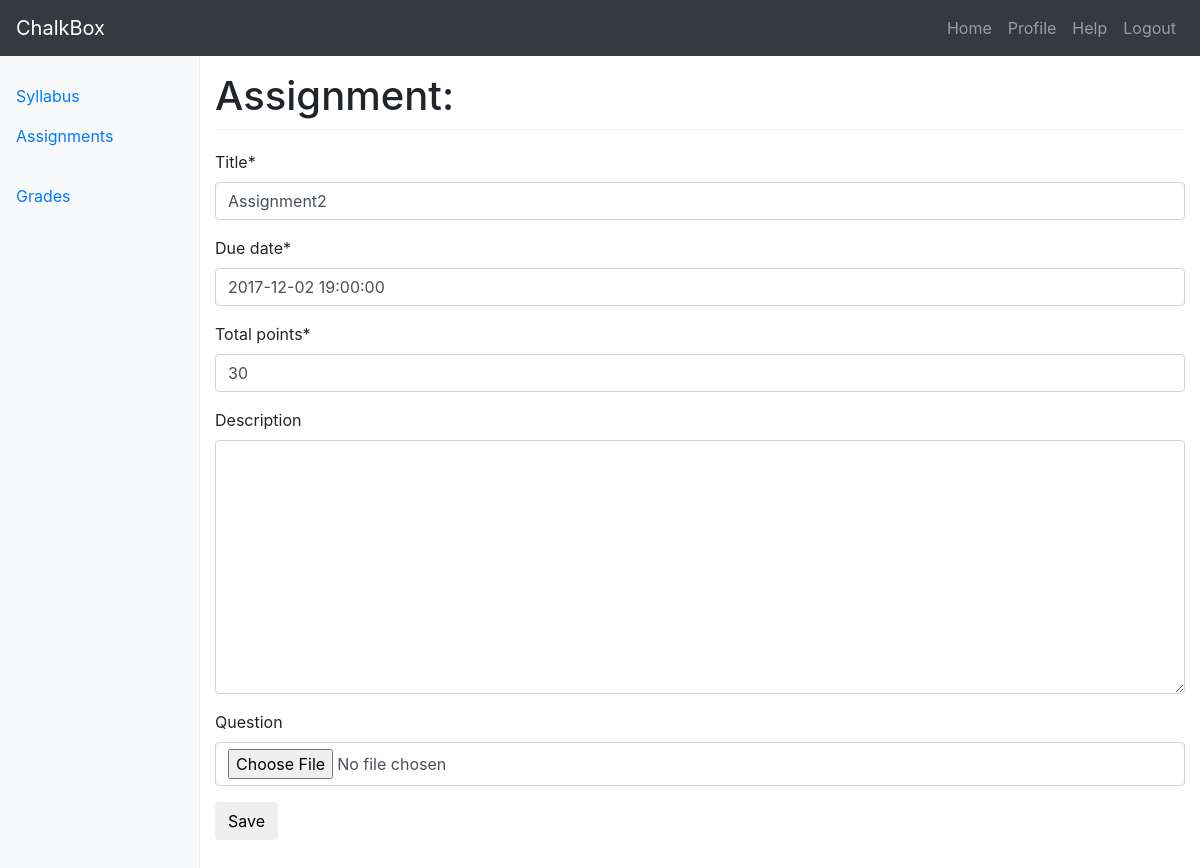
Page /courses/2/assignments/2/edit/ on the earlier database version.
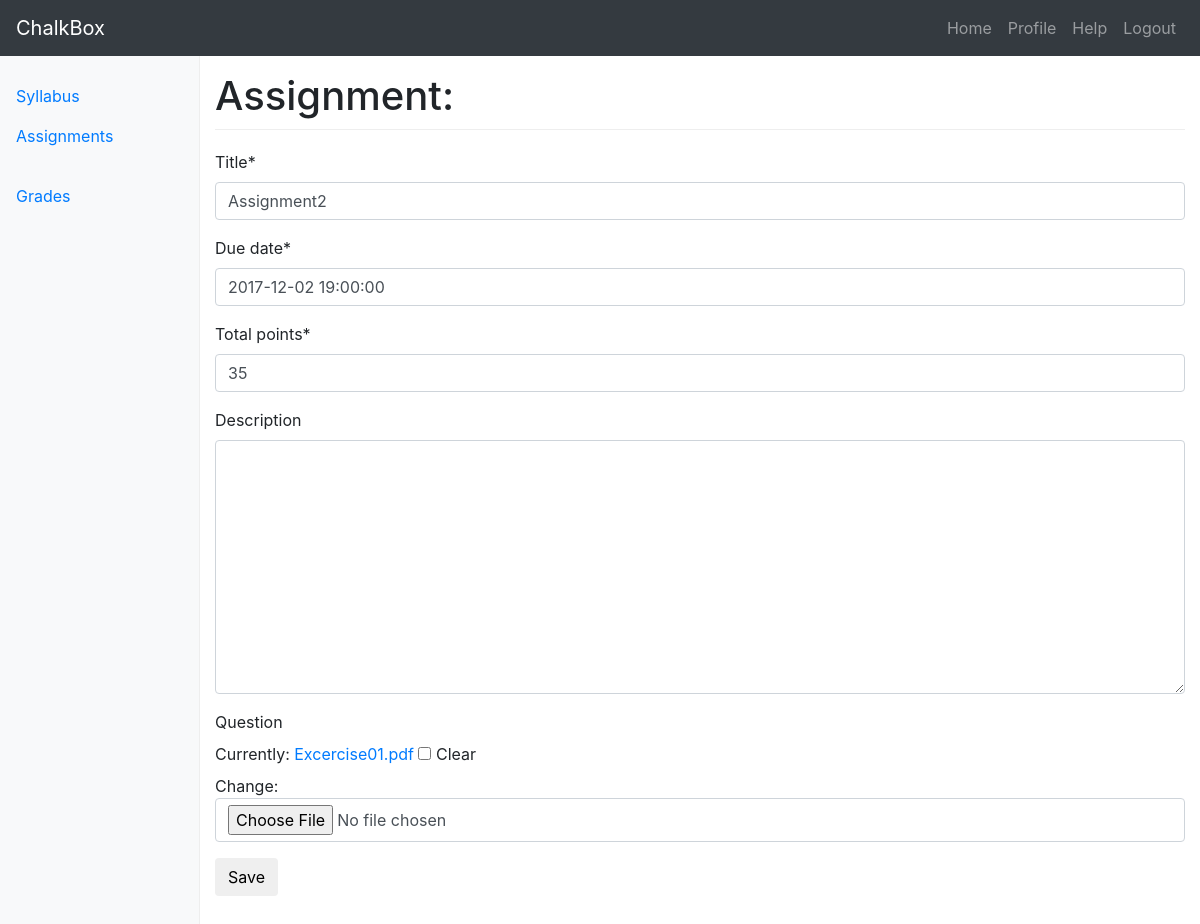
Same page on the later database version.
### assignments/models.py (models this page shows, shortened)
class Assignment(models.Model):
	title = models.CharField(max_length=120)
	due_date = models.DateTimeField()
	total_points	= models.IntegerField()
	description = models.TextField(blank=True)
	updated     = models.DateTimeField(auto_now=True)
	timestamp   = models.DateTimeField(auto_now_add=True)
	question	= models.FileField(null=True, blank=True)

### assignments/views.py (the view)
# urls.py: url(r'^(?P<aid>\d+)/edit/$', assignment_edit, name="assignment_edit"),
def assignment_edit(request, cid=None, aid=None):
	instance = get_object_or_404(Assignment, id=aid)
	if request.method == "POST":
		form = AssignmentForm(request.POST or None, request.FILES or None, instance=instance)
		if form.is_valid():
			instance = form.save(commit=False)
			instance.save()
			return redirect("courses:assignments:assignment_home", cid=cid)
	else:
		form = AssignmentForm(instance=instance)
	context = {
		"form": form,
		"id": cid,
	}
	return render(request, "assignment/assignment_edit.html", context)

### assignments/forms.py
class AssignmentForm(forms.ModelForm):
	class Meta:
		model = Assignment
		fields = ['title', 'due_date', 'total_points', 'description', 'question']

### templates/assignment/assignment_edit.html
{% extends "base_navbar.html" %}
{% load crispy_forms_tags %}
{% block content %}
<div class="container-fluid">
	<div class="row">
       {% include "side_bar.html" with cid=id %}
    	<main role="main" class="col-sm-9 ml-sm-auto col-md-10 pt-3">
		<h1>Assignment:</h1>
		<div>
		<form method='POST' action='' enctype="multipart/form-data">{% csrf_token %}
		{{ form|crispy }}
		<input class='btn btn-default' type='submit' value='Save' />
		</form>
		</div>
    	</main>
	</div>
</div>
{% endblock %}

Differences in the rows shown:
changed Assignment "Assignment2": total_points "30" → "35"
Other differences:
form field form: (not shown) → "☐"
text no longer shown: "Title * Due date * Total points * Description Question"
text now shown: "Title * Due date * Total points * Description Question Currently: Excercise01.pdf Clear Change:"
